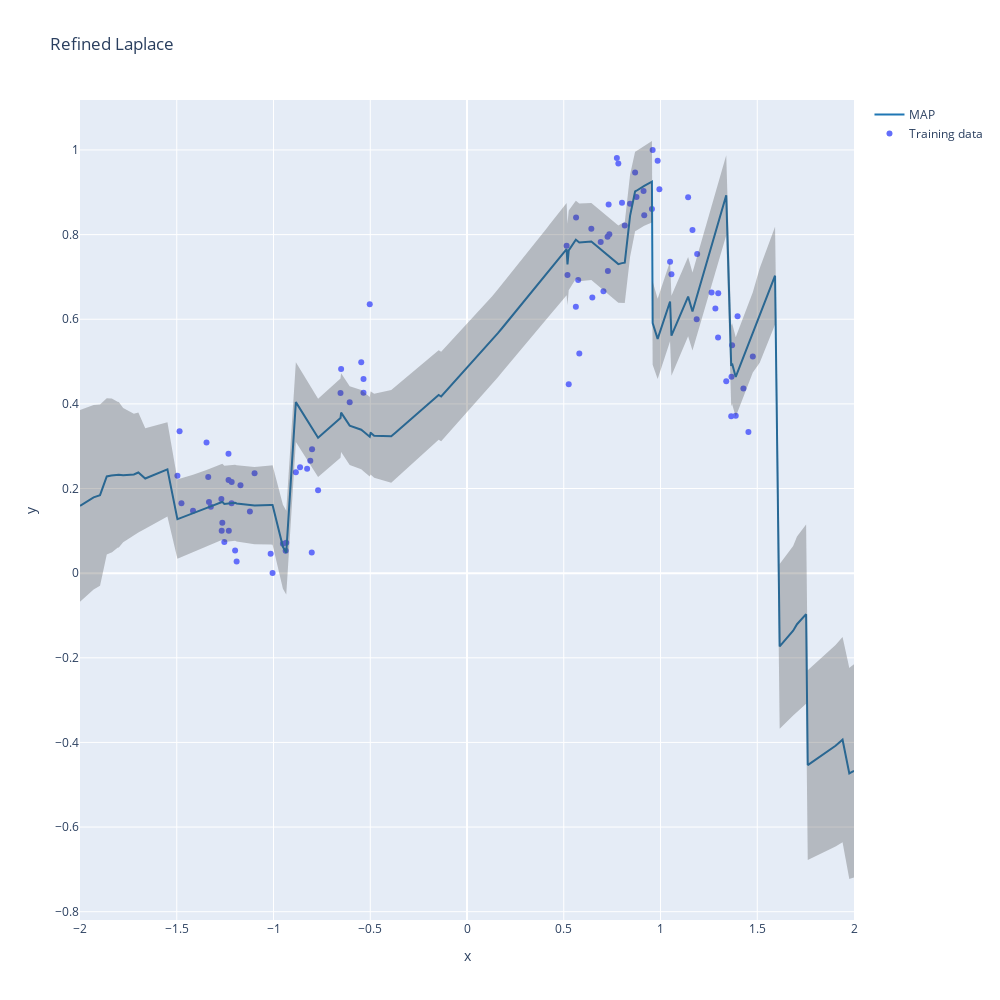

Write notebook code for a chart like this one.
### Code cell
fig = bayesian_regression(refined_model, sigma, train_dataloader, test_dataloader, title="Refined Laplace")
fig.show()

### Figure 1 — Plotly figure (JSON) as saved in the notebook; plotly's stock layout.template omitted (floating-point values rounded to 4 significant figures; data arrays with more than 128 entries replaced by an {"elided": "..."} marker saying what was removed)
{"data": [{"mode": "markers", "name": "Training data", "type": "scatter", "x": [-1.337, -0.6506, -1.171, -1.005, 1.057, -0.9341, -0.535, 0.9595, -1.232, -0.8099, 0.5148, 0.5804, 1.143, 0.5637, 0.9558, -0.6063, -1.216, 0.7052, 1.389, -0.6537, -0.9513, -1.476, -0.8008, -1.231, -1.333, 0.8427, -1.015, -0.8628, 0.9943, 0.8153, -1.324, 0.7821, 0.732, -0.9371, 0.916, -1.098, -1.346, -0.5465, 0.7744, -1.217, 0.9124, -1.268, 1.298, 0.801, 1.367, -0.8263, 0.5257, -1.416, 1.34, -0.5026, 1.37, 0.8687, 1.454, 1.298, 0.6426, 1.189, -1.233, 0.7281, -0.5347, 0.9853, -1.269, -1.191, -0.8023, -1.264, 1.049, -1.485, 1.165, -1.198, -1.254, 0.7264, 1.429, 0.8759, 1.187, 1.365, 0.691, -1.497, 1.477, -0.8844, 1.264, -0.7696, 0.6475, 0.5193, 1.398, 0.7356, -1.122, 0.5746, 0.5625, 1.284], "y": [0.227, 0.4821, 0.2079, 0.0002694, 0.7064, 0.07159, 0.4262, 1, 0.2198, 0.2654, 0.7739, 0.519, 0.8881, 0.8404, 0.8604, 0.4038, 0.2155, 0.6661, 0.3717, 0.4258, 0.0692, 0.1654, 0.2929, 0.1003, 0.1682, 0.8726, 0.04574, 0.25, 0.9072, 0.8218, 0.1568, 0.9678, 0.8711, 0.05267, 0.8457, 0.2363, 0.3086, 0.4982, 0.9809, 0.165, 0.9028, 0.1003, 0.6611, 0.8752, 0.464, 0.2465, 0.4462, 0.1474, 0.4535, 0.6354, 0.5385, 0.9466, 0.3337, 0.5567, 0.8137, 0.7541, 0.2824, 0.7138, 0.4586, 0.9745, 0.1754, 0.02753, 0.04906, 0.1191, 0.7357, 0.3355, 0.8111, 0.05341, 0.07352, 0.7949, 0.4361, 0.8891, 0.5999, 0.3708, 0.7823, 0.23, 0.5121, 0.2386, 0.6634, 0.1961, 0.6513, 0.7046, 0.6069, 0.8006, 0.1456, 0.6929, 0.6296, 0.6255]}, {"line": {"color": "rgb(31, 119, 180)"}, "mode": "lines", "name": "MAP", "type": "scatter", "x": {"elided": "184 float values"}, "y": {"elided": "184 float values"}}, {"line": {"width": 0}, "marker": {"color": "#444"}, "mode": "lines", "name": "Upper Bound", "showlegend": false, "type": "scatter", "x": {"elided": "184 float values"}, "y": {"elided": "184 float values"}}, {"fill": "tonexty", "fillcolor": "rgba(68, 68, 68, 0.3)", "line": {"width": 0}, "marker": {"color": "#444"}, "mode": "lines", "name": "Lower Bound", "showlegend": false, "type": "scatter", "x": {"elided": "184 float values"}, "y": {"elided": "184 float values"}}], "layout": {"autosize": false, "height": 1000, "hovermode": "x", "title": {"text": "Refined Laplace"}, "width": 1000, "xaxis": {"title": {"text": "x"}}, "yaxis": {"title": {"text": "y"}}}}
